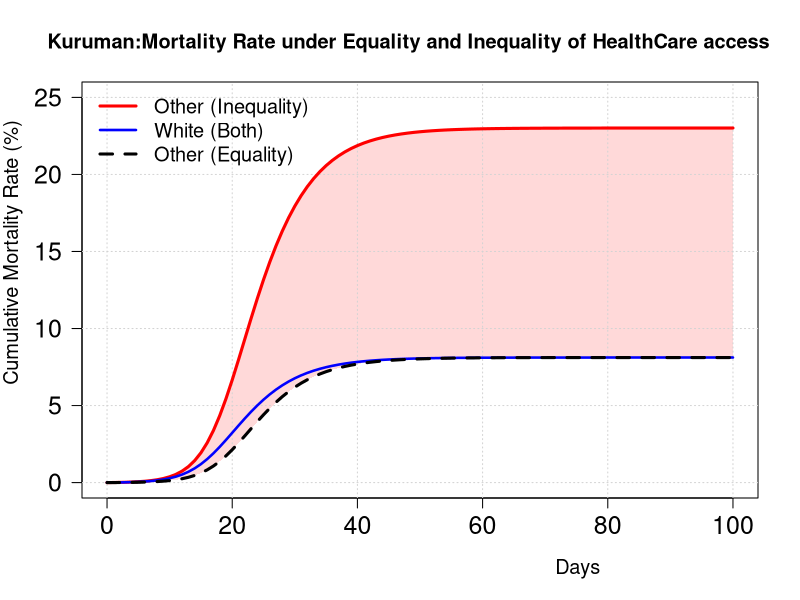
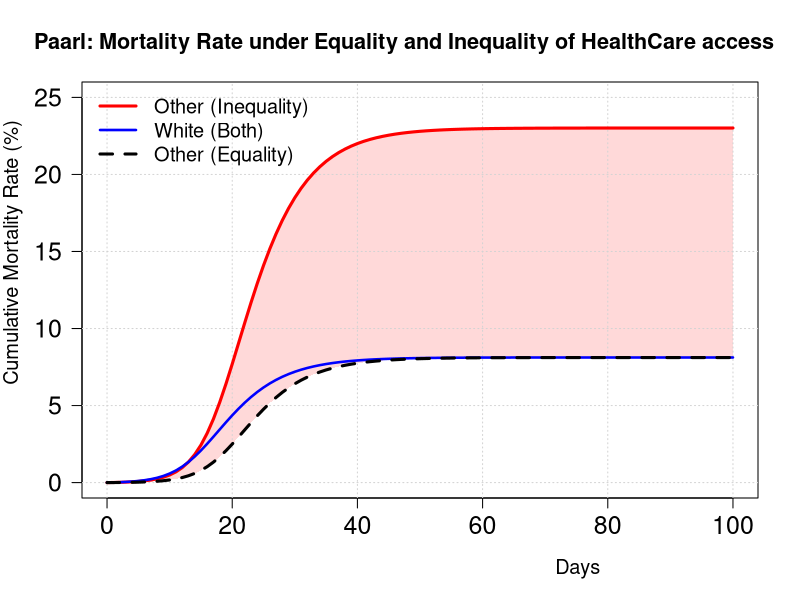

Here is the R script that generated these plots, in order:
# install.packages("deSolve")
library(deSolve)

#########################################
# SIRD MODEL
########################################

sird_model <- function(time, state, parameters) {
  with(as.list(c(state, parameters)), {
    
    dS <- -beta * S * I / N
    dI <- beta * S * I / N - gamma * I - mu * I
    dR <- gamma * I
    dD <- mu * I
    
    return(list(c(dS, dI, dR, dD)))
  })
}

run_sird <- function(N, I0, beta, gamma, mu, days = 100) {
  
  state <- c(
    S = N - I0,
    I = I0,
    R = 0,
    D = 0
  )
  
  parameters <- c(
    beta = beta,
    gamma = gamma,
    mu = mu,
    N = N
  )
  
  times <- seq(0, days, by = 1)
  
  output <- ode(
    y = state,
    times = times,
    func = sird_model,
    parms = parameters
  )
  
  return(as.data.frame(output))
}

#################################################
# POPULATIONS
##############################################

N_paarl_other <- 8921
N_paarl_white <- 2371

N_kuruman_other <- 11782
N_kuruman_white <- 5293

#########################################
# INEQUALITY SCENARIO
##########################################

paarl_white_ineq <- run_sird(
  N_paarl_white,
  I0 = 10,
  beta = 0.55,
  gamma = 0.20,
  mu = 0.02
)

paarl_other_ineq <- run_sird(
  N_paarl_other,
  I0 = 10,
  beta = 0.55,
  gamma = 0.15,
  mu = 0.05
)

kuruman_white_ineq <- run_sird(
  N_kuruman_white,
  I0 = 10,
  beta = 0.55,
  gamma = 0.20,
  mu = 0.02
)

kuruman_other_ineq <- run_sird(
  N_kuruman_other,
  I0 = 10,
  beta = 0.55,
  gamma = 0.15,
  mu = 0.05
)

######################################
# EQUALITY SCENARIO
#######################################

paarl_white_equal <- run_sird(
  N_paarl_white,
  I0 = 10,
  beta = 0.55,
  gamma = 0.20,
  mu = 0.02
)

paarl_other_equal <- run_sird(
  N_paarl_other,
  I0 = 10,
  beta = 0.55,
  gamma = 0.20,
  mu = 0.02
)

kuruman_white_equal <- run_sird(
  N_kuruman_white,
  I0 = 10,
  beta = 0.55,
  gamma = 0.20,
  mu = 0.02
)

kuruman_other_equal <- run_sird(
  N_kuruman_other,
  I0 = 10,
  beta = 0.55,
  gamma = 0.20,
  mu = 0.02
)

#########################################
# RESULTS TABLE
##########################################

final_results <- data.frame(
  District = c(
    "Paarl","Paarl",
    "Kuruman","Kuruman",
    "Paarl","Paarl",
    "Kuruman","Kuruman"
  ),
  
  Group = c(
    "White","Other",
    "White","Other",
    "White","Other",
    "White","Other"
  ),
  
  Scenario = c(
    "Inequality","Inequality",
    "Inequality","Inequality",
    "Equality","Equality",
    "Equality","Equality"
  ),
  
  Final_Deaths = c(
    tail(paarl_white_ineq$D,1),
    tail(paarl_other_ineq$D,1),
    tail(kuruman_white_ineq$D,1),
    tail(kuruman_other_ineq$D,1),
    tail(paarl_white_equal$D,1),
    tail(paarl_other_equal$D,1),
    tail(kuruman_white_equal$D,1),
    tail(kuruman_other_equal$D,1)
  ),
  
  Population = c(
    N_paarl_white,
    N_paarl_other,
    N_kuruman_white,
    N_kuruman_other,
    N_paarl_white,
    N_paarl_other,
    N_kuruman_white,
    N_kuruman_other
  )
)

final_results$Mortality_Rate <- final_results$Final_Deaths / final_results$Population
final_results$Mortality_Rate_Percent <- final_results$Mortality_Rate * 100

print(final_results)

############################################
# GRAPH FUNCTION
###########################################

plot_mortality_rate <- function(
    time,
    other_rate,
    white_rate,
    title_text
) {
  
  ymax <- max(other_rate, white_rate) * 100
  
  plot(
    time,
    other_rate * 100,
    type = "l",
    lwd = 3,
    col = "red",
    xlab = "Days",
    ylab = "Mortality Rate (%)",
    main = title_text,
    ylim = c(0, ymax),
    las = 1
  )
  
  lines(
    time,
    white_rate * 100,
    lwd = 3,
    col = "blue"
  )
  
  grid()
  
  legend(
    "topleft",
    legend = c("Other", "White"),
    col = c("red", "blue"),
    lwd = 3,
    bty = "n"
  )
}




#############################################################
# COMBINED KURUMAN GRAPH
# Inequality vs Equality
###############################################################

time <- kuruman_other_ineq$time

other_ineq_rate <- kuruman_other_ineq$D / N_kuruman_other * 100
white_ineq_rate <- kuruman_white_ineq$D / N_kuruman_white * 100
equality_rate <- kuruman_other_equal$D / N_kuruman_other * 100

plot(
  time,
  other_ineq_rate,
  type = "n",
  ylim = c(0, 25),
  xlab = "Days",
  ylab = "Cumulative Mortality Rate (%)",
  main = "Kuruman:Mortality Rate under Equality and Inequality of HealthCare access",
  adj = 0.75,
  las = 1,
  cex.main = 1.2,
  cex.lab = 1.2,
  cex.axis = 1.5
)


polygon(
  c(time, rev(time)),
  c(other_ineq_rate, rev(equality_rate)),
  col = rgb(1, 0, 0, 0.15),
  border = NA
)


grid(col = "lightgray", lty = "dotted")


lines(
  time,
  other_ineq_rate,
  col = "red",
  lwd = 3
)


lines(
  time,
  white_ineq_rate,
  col = "blue",
  lwd = 2.5
)


lines(
  time,
  equality_rate,
  col = "black",
  lwd = 3,
  lty = 2
)

legend(
  "topleft",
  legend = c(
    "Other (Inequality)",
    "White (Both)",
    "Other (Equality)"
  ),
  col = c("red", "blue", "black"),
  lty = c(1, 1, 2),
  lwd = c(3, 2.5, 3),
  bty = "n",
  cex = 1.2
)
#################################################
# PAARL SUMMARY GRAPH
#################################################

time <- paarl_other_ineq$time

other_ineq_rate <- paarl_other_ineq$D / N_paarl_other * 100
white_ineq_rate <- paarl_white_ineq$D / N_paarl_white * 100
equality_rate <- paarl_other_equal$D / N_paarl_other * 100

plot(
  time,
  other_ineq_rate,
  type = "n",
  ylim = c(0, 25),
  xlab = "Days",
  ylab = "Cumulative Mortality Rate (%)",
  main = "Paarl: Mortality Rate under Equality and Inequality of HealthCare access",
  las = 1,
  cex.main = 1.3,
  adj = 0.75,
  cex.lab = 1.2,
  cex.axis = 1.5
)


polygon(
  c(time, rev(time)),
  c(other_ineq_rate, rev(equality_rate)),
  col = rgb(1, 0, 0, 0.15),
  border = NA
)


grid(col = "lightgray", lty = "dotted")


lines(
  time,
  other_ineq_rate,
  col = "red",
  lwd = 3
)


lines(
  time,
  white_ineq_rate,
  col = "blue",
  lwd = 2.5
)


lines(
  time,
  equality_rate,
  col = "black",
  lwd = 3,
  lty = 2
)

legend(
  "topleft",
  legend = c(
    "Other (Inequality)",
    "White (Both)",
    "Other (Equality)"
  ),
  col = c("red", "blue", "black"),
  lty = c(1, 1, 2),
  lwd = c(3, 2.5, 3),
  bty = "n",
  cex = 1.2
)
